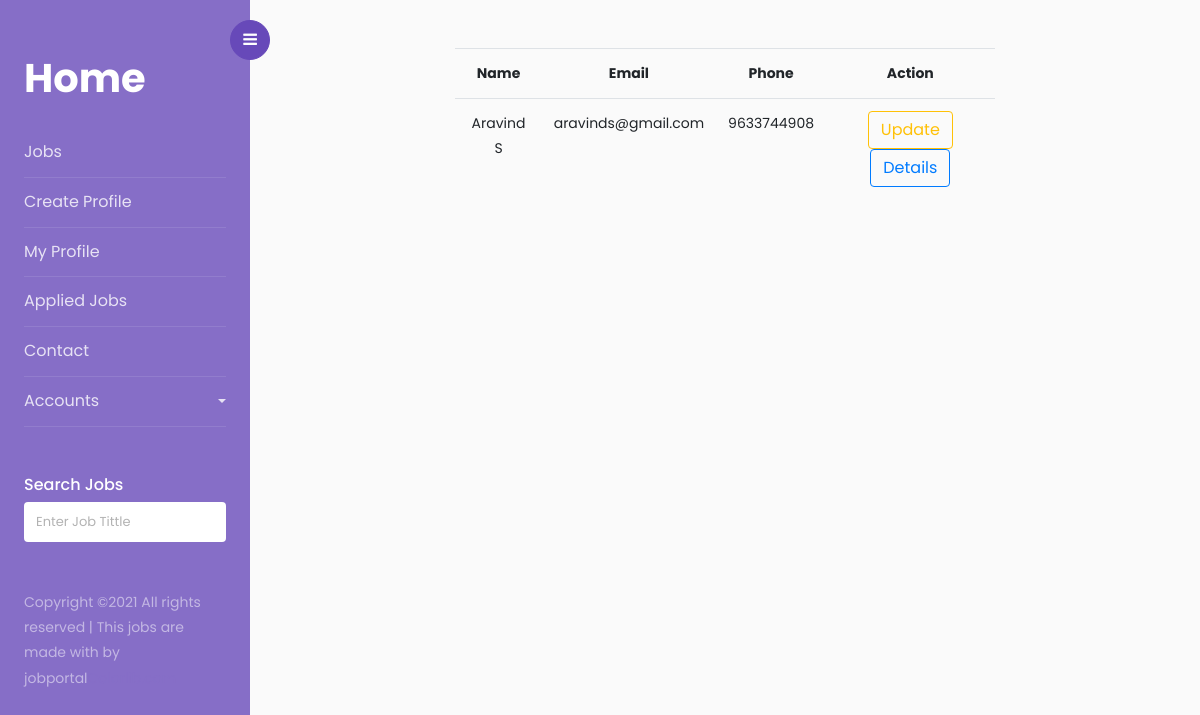
The app's page /jobseeker/profile/viewprofile (signed in) with its own data.
### jobseeker/models.py (models this page shows)
class Profile(models.Model):
    job=models.ForeignKey(Job,on_delete=models.CASCADE,null=True)
    user = models.CharField(max_length=120)
    name=models.CharField(max_length=40)
    email=models.EmailField(max_length=40)
    mobile=models.IntegerField(max_length=12)
    dob=models.DateField("mm/dd/yy",auto_now_add=False,auto_now=False,blank=True,null=True)
    options=(("male","male"),("female","female"))
    gender=models.CharField(max_length=80,choices=options,default="male")
    address=models.CharField(max_length=200,null=True)
    graduation=models.CharField(max_length=100,null=True,blank=True)
    post_graduation=models.CharField(max_length=100,null=True,blank=True)
    experiance=models.IntegerField("months")
    resume=models.FileField(upload_to="resume",null=True)

### jobseeker/views.py (the view)
# urls.py: path("profile/viewprofile",views.ViewProfile.as_view(),name="viewprofile"),
class ViewProfile(ListView):
    model = Profile
    template_name = "viewprofile.html"
    context_object_name = "profiles"
    def get_queryset(self):
        return Profile.objects.filter(user=self.request.user)

### jobseeker/models.py (called while the page is built)
    def __str__(self):
        return self.email

### jobseeker/templates/viewprofile.html
<!DOCTYPE html>
{%extends 'base.html'%}
{%block body_block%}
<div class="row">
    <div class="col-2"></div>
    <div class="col-8">
        <table class="table text-center">
            <tr>
                <th>Name</th>
                <th>Email</th>
                <th>Phone</th>
                <th>Action</th>
            </tr>
            {%for profile in profiles%}
            <tr>
                <td>{{profile.name}}</td>
                <td>{{profile.email}}</td>
                <td>{{profile.mobile}}</td>
                <td>
                    <a href="{%url 'editprofile' profile.id%}" class="btn btn-outline-warning">Update</a>
                    <a href="{%url 'profiledetails' profile.id%}" class="btn btn-outline-primary">Details</a>
                </td>
            </tr>
            {%endfor%}
        </table>
    </div>
    <div class="col-2"></div>
</div>
{%endblock%}

### records on screen
Profile: name "Aravind S", email "aravinds@gmail.com", mobile "9633744908"
